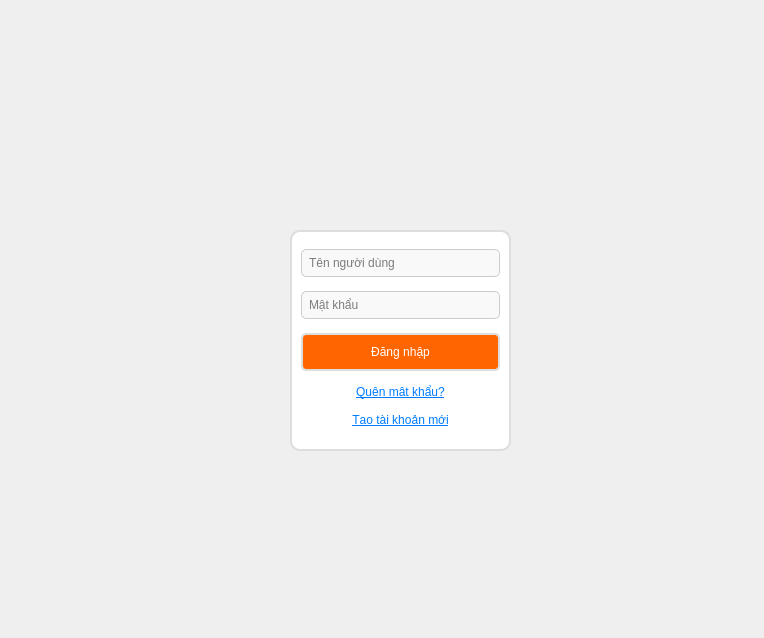
<?xml version="1.0" encoding="UTF-8"?>
<ui version="4.0">
 <class>LoginDialog</class>
 <widget class="QMainWindow" name="MainWindow">
  <property name="geometry">
   <rect>
    <x>0</x>
    <y>0</y>
    <width>764</width>
    <height>638</height>
   </rect>
  </property>
  <property name="windowTitle">
   <string>Đăng Nhập</string>
  </property>
  <property name="whatsThis">
   <string>&lt;html&gt;&lt;head/&gt;&lt;body&gt;&lt;p&gt;&lt;br/&gt;&lt;/p&gt;&lt;/body&gt;&lt;/html&gt;</string>
  </property>
  <property name="styleSheet">
   <string notr="true">QDialog#LoginDialog {
    background-image: url(:/background/hinh-anh-cac-mon-an-ngon-nhan-lam-theo-yeu-cau-rieng.jpg);
    background-repeat: no-repeat;
    background-position: center;
    background-attachment: fixed;
    background-size: cover;
}</string>
  </property>
  <widget class="QFrame" name="loginFrame">
   <property name="geometry">
    <rect>
     <x>290</x>
     <y>230</y>
     <width>221</width>
     <height>221</height>
    </rect>
   </property>
   <property name="styleSheet">
    <string notr="true">background-color: white; border: 2px solid #ddd; border-radius: 10px</string>
   </property>
   <property name="frameShape">
    <enum>QFrame::StyledPanel</enum>
   </property>
   <property name="frameShadow">
    <enum>QFrame::Sunken</enum>
   </property>
   <layout class="QGridLayout" name="gridLayout">
    <item row="0" column="0">
     <widget class="QLineEdit" name="usernameLineEdit">
      <property name="styleSheet">
       <string notr="true">border: 1px solid #ccc; border-radius: 5px; padding: 5px; background-color: #f9f9f9;</string>
      </property>
      <property name="placeholderText">
       <string>Tên người dùng</string>
      </property>
     </widget>
    </item>
    <item row="4" column="0">
     <widget class="QPushButton" name="createAccountButton">
      <property name="styleSheet">
       <string notr="true">color: #007bff; border: none; background: none; text-decoration: underline;</string>
      </property>
      <property name="text">
       <string>Tạo tài khoản mới</string>
      </property>
     </widget>
    </item>
    <item row="1" column="0">
     <widget class="QLineEdit" name="passwordLineEdit">
      <property name="styleSheet">
       <string notr="true">border: 1px solid #ccc; border-radius: 5px; padding: 5px; background-color: #f9f9f9;</string>
      </property>
      <property name="echoMode">
       <enum>QLineEdit::Password</enum>
      </property>
      <property name="placeholderText">
       <string>Mật khẩu</string>
      </property>
     </widget>
    </item>
    <item row="3" column="0">
     <widget class="QPushButton" name="forgotPasswordButton">
      <property name="styleSheet">
       <string notr="true">color: #007bff; border: none; background: none; text-decoration: underline;</string>
      </property>
      <property name="text">
       <string>Quên mật khẩu?</string>
      </property>
     </widget>
    </item>
    <item row="2" column="0">
     <widget class="QPushButton" name="loginButton">
      <property name="styleSheet">
       <string notr="true">background-color: #ff6600; color: white; border-radius: 5px; padding: 10px;</string>
      </property>
      <property name="text">
       <string>Đăng nhập</string>
      </property>
     </widget>
    </item>
   </layout>
  </widget>
 </widget>
 <resources>
  <include location="anh.qrc"/>
 </resources>
 <connections/>
</ui>
